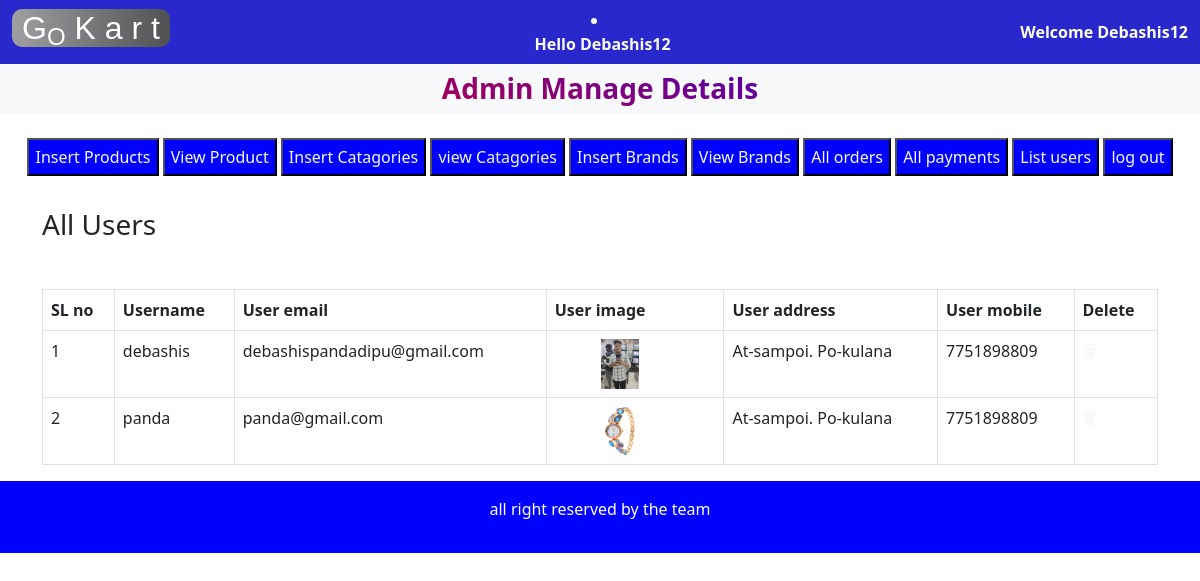
Screenshot of /admin_area/index.php?list_users (signed in) with the database file from the repository.
### tables this page shows
CREATE TABLE `user_table` (
  `user_id` int(11) NOT NULL,
  `user_name` varchar(100) NOT NULL,
  `user_email` varchar(100) NOT NULL,
  `user_password` varchar(255) NOT NULL,
  `user_image` varchar(255) NOT NULL,
  `user_ip` varchar(100) NOT NULL,
  `user_address` varchar(155) NOT NULL,
  `user_mobile` varchar(20) NOT NULL
);

### admin_area/list_users.php (the view, shortened to what this page needs)
<h3 class="text-center.text-sucess">All Users</h3>
<table class="table table-bordered mt-5">
   <thead class="bg-infoo">
   <?php
$get_payments="select * from `user_table`";
$result=mysqli_query($con,$get_payments);
$row_count=mysqli_num_rows($result);
if($row_count==0){
    echo "<h2 class='text-danger text-center mt-5'>No Users yet</h2>";
}else{
    echo"</tr>
<th>SL no</th>
<th>Username</th>
<th>User email</th>
<th>User image</th>
<th>User address</th>
<th>User mobile</th>
<th>Delete</th>
 </tr>
</thead>
<tbody class='bg-secondary text-light'>";
    $numbers=0;
    while($row_data=mysqli_fetch_assoc($result)){
        $username=$row_data['user_name'];
        $user_email=$row_data['user_email'];
        $user_image=$row_data['user_image'];
        $user_address=$row_data['user_address'];
        $user_mobile=$row_data['user_mobile'];
        $numbers++;
        echo "
        <tr>
           <td>$numbers</td>
           <td>$username</td>
           <td>$user_email</td>
           <td><img src='../users_area/user_images/$user_image'alt='$username' class='product_image'/></td>
           <td>$user_address</td>
           <td>$user_mobile</td>
           <td><a href='' class='text-light'><i class='fa-solid fa-trash'></i></a></td>
     </tr>";
    }
}
?>
</tbody>
</table>

### admin_area/index.php (style rules this page uses)
.product_image { width: 130px; height: 50px; object-fit: contain; }
.bg-infoo { color: white; background-color: blue; }

### rows the page displays
user_table: user_name "debashis", user_email "debashispandadipu@gmail.com", user_image (picture), user_address "At-sampoi. Po-kulana", user_mobile "7751898809"
user_table: user_name "panda", user_email "panda@gmail.com", user_image (picture), user_address "At-sampoi. Po-kulana", user_mobile "7751898809"

### other values shown
$_SESSION['username'] "Debashis12"
